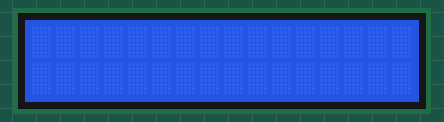
The sketch below on a simulated Arduino Uno, built with avr-gcc and run on an emulated ATmega328P. Shown: 16×2 character LCD.

Above: at 0.1 s.
At 0.6 s:
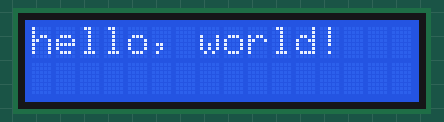

Measured:
- what the display in image 1 shows lasts 0.5 s, from 0.6 s to 1.1 s

The sketch:

TestLCD.ino
```cpp
// testLCD.ino
// Trevor Stanhope
// Jan 29, 2013
// Display Text on 16x2 LCD

/* Schematic */
// LCD2 to 5V
// LCD1 to 3
// LCD4 to D12
// LCD5 to GND
// LCD6 to D11
// LCD11 to D5
// LCD12 to D4
// LCD13 to D3
// LCD14 to D4
// LCD15 to 5V
// LCD16 to GND

/* Headers */
#include <LiquidCrystal.h>

/* Globals */
LiquidCrystal lcd(12, 11, 10, 9, 8, 7);

/* Setup */
void setup() {
  // set up the LCD's number of columns and rows:
  lcd.begin(16, 2);
  // Print a message to the LCD.
  lcd.print("hello, world!");
}

/* Main */
void loop() {
  lcd.noDisplay(); // Turn off the display:
  delay(500);
  lcd.display(); // Turn on the display:
  delay(500);
}
```
